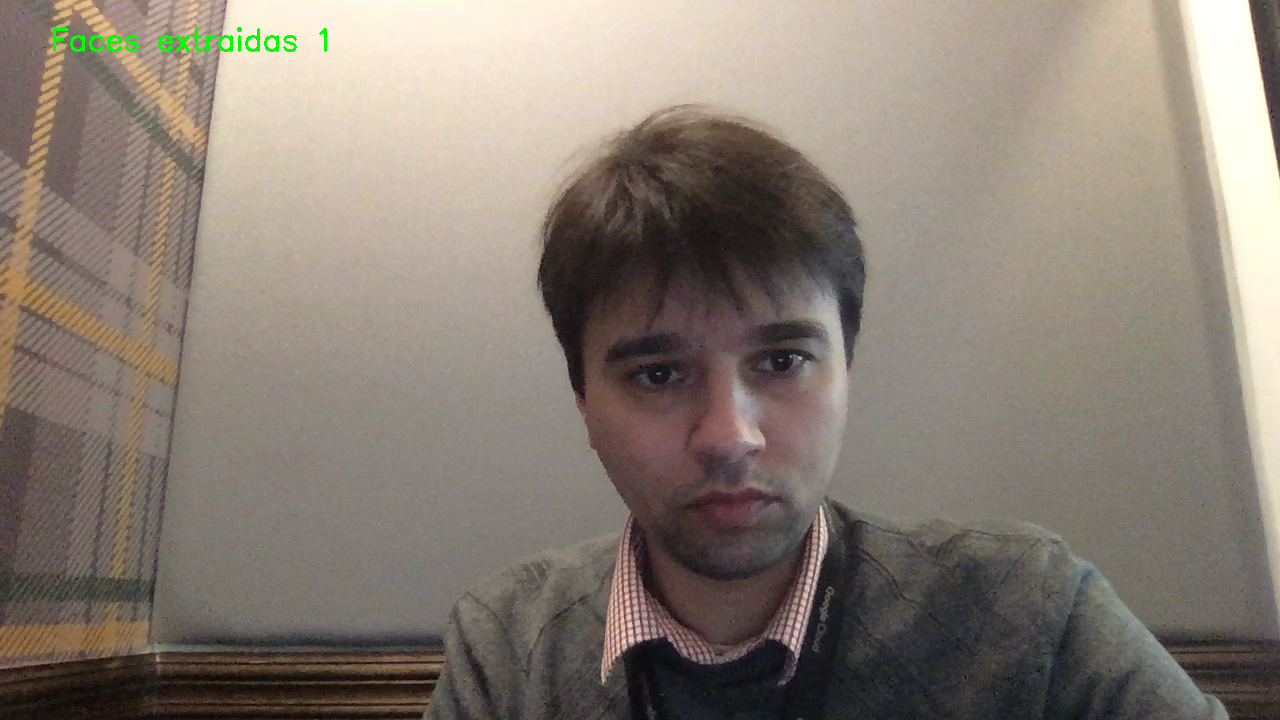
#> input picture aula-5-machine-learning-aplicado/imagens/camera_output_1.png, 1280 x 720 px
$ jupyter execute --allow-errors machine-learning.ipynb   (shell and % lines are left out)   (text cells are left out)
#> lines starting #> are read from the running program, lines starting #| are printed output that depends on the picture; after the words box and inside, x2 and y2 are one past the last pixel; in counts of white or black regions, pixels touching at a corner belong together
### aula-5-machine-learning-aplicado/darknet.py
import torch
import torch.nn as nn
import numpy as np


class YoloLayer(nn.Module):
    # [26 lines left out: functions __init__, forward, not called in this run]


class Upsample(nn.Module):
    def __init__(self, stride=2):
        super(Upsample, self).__init__()
        self.stride = stride
    # [11 lines left out: function forward, not called in this run]


#for route and shortcut
class EmptyModule(nn.Module):
    def __init__(self):
        super(EmptyModule, self).__init__()

    def forward(self, x):
        return x

# support route shortcut
class Darknet(nn.Module):
    def __init__(self, cfgfile):
        super(Darknet, self).__init__()
        self.blocks = parse_cfg(cfgfile)
        self.models = self.create_network(self.blocks) # merge conv, bn,leaky
        self.loss = self.models[len(self.models)-1]

        self.width = int(self.blocks[0]['width'])
        self.height = int(self.blocks[0]['height'])

        self.header = torch.IntTensor([0,0,0,0])
        self.seen = 0

    # [39 lines left out: function forward, not called in this run]


    def print_network(self):
        print_cfg(self.blocks)

    # [120 lines left out: functions create_network, load_weights, not called in this run]


def convert2cpu(gpu_matrix):
    return torch.FloatTensor(gpu_matrix.size()).copy_(gpu_matrix)


def convert2cpu_long(gpu_matrix):
    return torch.LongTensor(gpu_matrix.size()).copy_(gpu_matrix)


# [73 lines left out: function get_region_boxes, not called in this run]


def parse_cfg(cfgfile):
    blocks = []
    fp = open(cfgfile, 'r')
    block =  None
    line = fp.readline()
    while line != '':
        line = line.rstrip()
        if line == '' or line[0] == '#':
            line = fp.readline()
            continue
        elif line[0] == '[':
            if block:
                blocks.append(block)
            block = dict()
            block['type'] = line.lstrip('[').rstrip(']')
            # set default value
            if block['type'] == 'convolutional':
                block['batch_normalize'] = 0
        else:
            key,value = line.split('=')
            key = key.strip()
            if key == 'type':
                key = '_type'
            value = value.strip()
            block[key] = value
        line = fp.readline()

    if block:
        blocks.append(block)
    fp.close()
    return blocks


# [96 lines left out: functions print_cfg, load_conv, load_conv_bn, not called in this run]

### aula-5-machine-learning-aplicado/machine-learning.ipynb
[cell 1]
import numpy as np
import matplotlib.image as mpimg
import matplotlib.pyplot as plt
import seaborn as sns
import cv2

#Exibição na mesma tela do Jupyter

from io import BytesIO
from IPython.display import clear_output, Image, display
import PIL

import datetime

import dlib

from os import listdir
from os.path import isfile, join

plt.style.use('seaborn')
sns.set_style("whitegrid", {'axes.grid' : False})

[cell 2]
if cv2.__version__ == "3.4.3":
    print("Versão correta ("+ cv2.__version__  +").")
else:
    print("Versão incorreta ("+ cv2.__version__  +"). Instale a versão conforme instruções.")

[cell 3]
# Extrator de faces
def face_extractor(imagem):
    classificador_face = cv2.CascadeClassifier('classificadores/haarcascade_frontalface_default.xml')
    imagem_gray = cv2.cvtColor(imagem,cv2.COLOR_RGB2GRAY)
    faces = classificador_face.detectMultiScale(imagem_gray, 1.2, 5)

    if faces is ():
        return None

    for (x,y,w,h) in faces:
        face_recortada = imagem[y:y+h, x:x+w]

    return face_recortada

[cell 4]
imagem = cv2.imread("imagens/camera_output_1.png")
#> imagem is the input picture: shape (720, 1280, 3); mean B, G, R 115.9, 125.8, 136
imagem = cv2.cvtColor(imagem, cv2.COLOR_BGR2RGB)

plt.figure(figsize=(20,10))
#> (this line was passed over: IPython is not available in this run)
plt.imshow(imagem)
#> (this line was passed over: IPython is not available in this run)
plt.title("Extração de faces")
#> (this line was passed over: IPython is not available in this run)

[cell 5]
cam_capture = cv2.VideoCapture(0)

contador = 0

while contador <= 99:
    ret, frame = cam_capture.read()
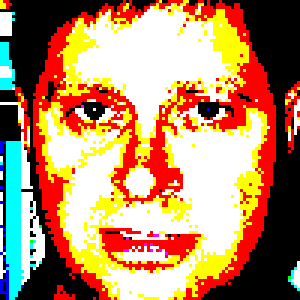
#> input picture aula-5-machine-learning-aplicado/teste.png, 100 x 100 px, given in place of the camera (shown 3 times larger)
#> frame is the input picture: shape (100, 100, 3); mean B, G, R 0.397, 0.544, 0.717

    if ret:
        if face_extractor(frame) is not None:
#> in face_extractor, `imagem_gray = cv2.cvtColor(imagem,cv2.COLOR_RGB2GRAY)`:
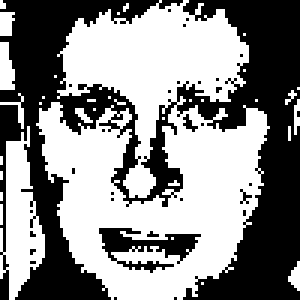
#> imagem_gray: shape (100, 100) (shown 3 times larger); values 0 (black) and 1 (white), 54.4% white; 30 black regions (28 under 20 px), largest, box (x1, y1, x2, y2) and area: (0, 0, 100, 100) 4275, (33, 76, 67, 91) 222
#> in face_extractor, `faces = classificador_face.detectMultiScale(imagem_gray, 1.2, 5)`: faces = ()
            contador += 1

            face = cv2.resize(face_extractor(frame), (200, 200))
            face = cv2.cvtColor(face, cv2.COLOR_BGR2GRAY)
            imagem_path = 'imagens/faces/michel/' + str(contador) + '.jpg'
            cv2.imwrite(imagem_path, face)
            cv2.putText(frame, "Faces extraidas " +  str(contador), (50, 50), cv2.FONT_HERSHEY_SIMPLEX, 1, (0,255,0), 2)

        cv2.imshow("Tracos", frame)

    if cv2.waitKey(1) == 13:
#> (key Esc is pressed here)
        break

cam_capture.release()
cv2.destroyAllWindows()

[cell 6]
# Carregando exemplos de arquivos previamente coletados
faces_path = 'imagens/faces/michel/'
#> (the rest of this cell did not finish here and is left out)

[cell 7]
def face_detector(imagem):
    classificador_face = cv2.CascadeClassifier('classificadores/haarcascade_frontalface_default.xml')
    imagem_gray = cv2.cvtColor(imagem,cv2.COLOR_RGB2GRAY)
    faces = classificador_face.detectMultiScale(imagem_gray, 1.1, 5)

    if faces is ():
        return imagem, [], 0, 0

    for (x,y,w,h) in faces:
        cv2.rectangle(imagem,(x,y),(x+w,y+h),(0,255,255),2)
        roi = imagem[y:y+h, x:x+w]
        roi = cv2.resize(roi, (200, 200))

    return imagem, roi, x, y

[cell 8]
imagem = cv2.imread("imagens/camera_output_2.png")
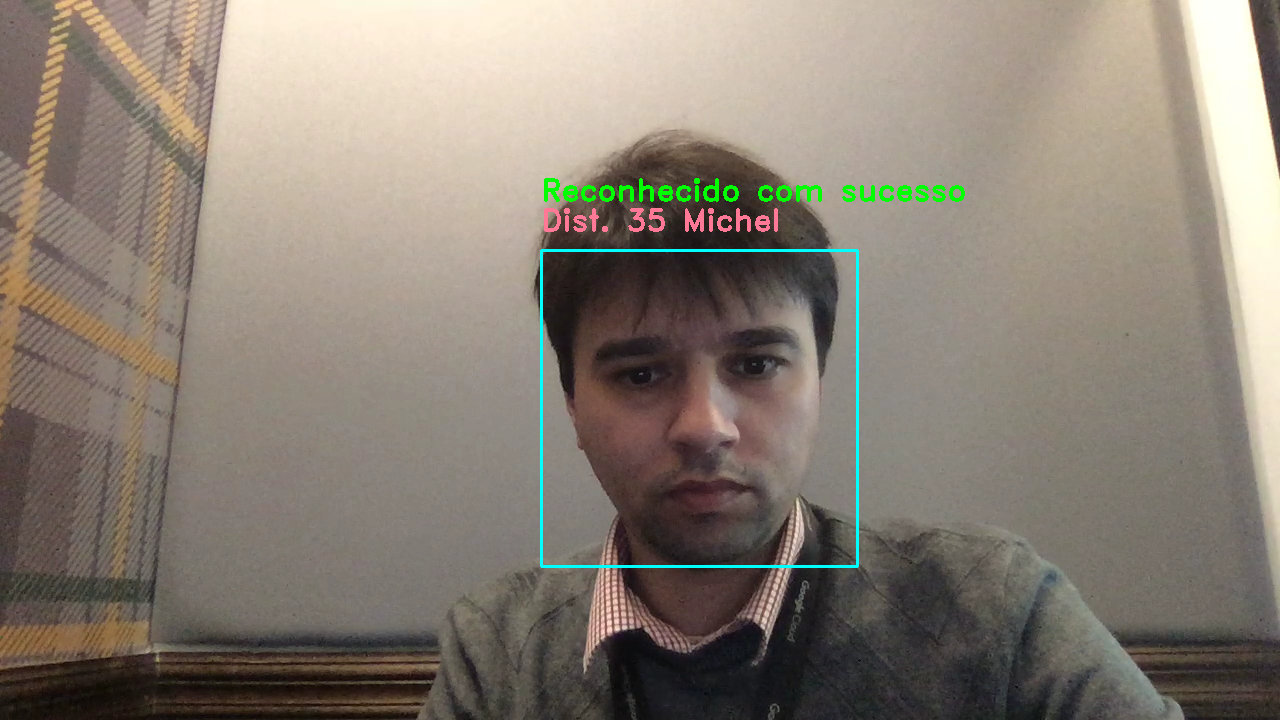
#> input picture aula-5-machine-learning-aplicado/imagens/camera_output_2.png, 1280 x 720 px
#> imagem is the input picture: shape (720, 1280, 3); mean B, G, R 116.6, 127.7, 136.8
imagem = cv2.cvtColor(imagem, cv2.COLOR_BGR2RGB)

plt.figure(figsize=(20,10))
#> (this line was passed over: IPython is not available in this run)
plt.imshow(imagem)
#> (this line was passed over: IPython is not available in this run)
plt.title("Inferência do modelo")
#> (this line was passed over: IPython is not available in this run)

[cell 9]
cam_capture = cv2.VideoCapture(0)

#> (the rest of this cell did not finish here and is left out)

#> `imagem, face, x, y = face_detector(frame)`: face = []; x = 0

        if face is not ():
            face = cv2.cvtColor(face, cv2.COLOR_RGB2GRAY)
            predicao = model.predict(face)

            if x > 0:
                notificacao = "Dist. " + str(int(predicao[1])) + ' ' + pessoas[predicao[0]]
                cv2.putText(frame, notificacao, (x, y-20), cv2.FONT_HERSHEY_DUPLEX, 1, (255,120,150), 2)

            if int(predicao[1]) < 40:
                cv2.putText(frame, "Reconhecido com sucesso", (x, y-50), cv2.FONT_HERSHEY_DUPLEX, 1, (0,255,0), 2)
            else:
                cv2.putText(frame, "Nao reconhecido", (250, 450), cv2.FONT_HERSHEY_DUPLEX, 1, (0,0,255), 2)

        cv2.imshow("Face", frame)
    if cv2.waitKey(1) == 13:
        break

cam_capture.release()
cv2.destroyAllWindows()

[cell 10]
from utils import *
from darknet import Darknet

# Configurações na rede neural YOLOv3
cfg_file = 'cfg/yolov3.cfg'
#> (the rest of this cell did not finish here and is left out)


# Pesos pré-treinados
weight_file = 'pesos/yolov3.weights'
m.load_weights(weight_file)

# Rótulos de classes
namesfile = 'data/coco.names'
class_names = load_class_names(namesfile)

[cell 11]
if np.version.version == "1.18.1":
    print("Versão correta ("+ np.version.version  +").")
else:
    print("Versão incorreta ("+ np.version.version  +"). Instale a versão conforme instruções.")

#> (a cell that did not finish here is left out)

#> (a cell that did not finish here is left out)

[cell 14]
# Tamanho da figura
plt.rcParams['figure.figsize'] = [24.0, 14.0]

# Carregando imagem para classificar
img_path = "imagens/camara.jpg"
img = cv2.imread(img_path)
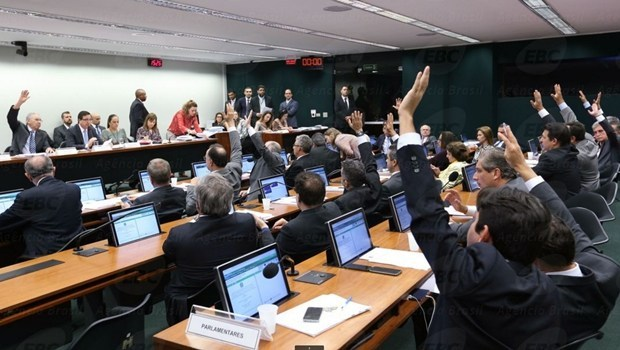
#> input picture aula-5-machine-learning-aplicado/imagens/camara.jpg, 620 x 350 px
#> img is the input picture: shape (350, 620, 3); mean B, G, R 90.9, 91.6, 96.1

# Convertendo para o espaço de cores RGB
original_image = cv2.cvtColor(img, cv2.COLOR_BGR2RGB)

# Redimensionando imagem para ser compatível com a primeira camada da rede neural
#> (the rest of this cell did not finish here and is left out)
